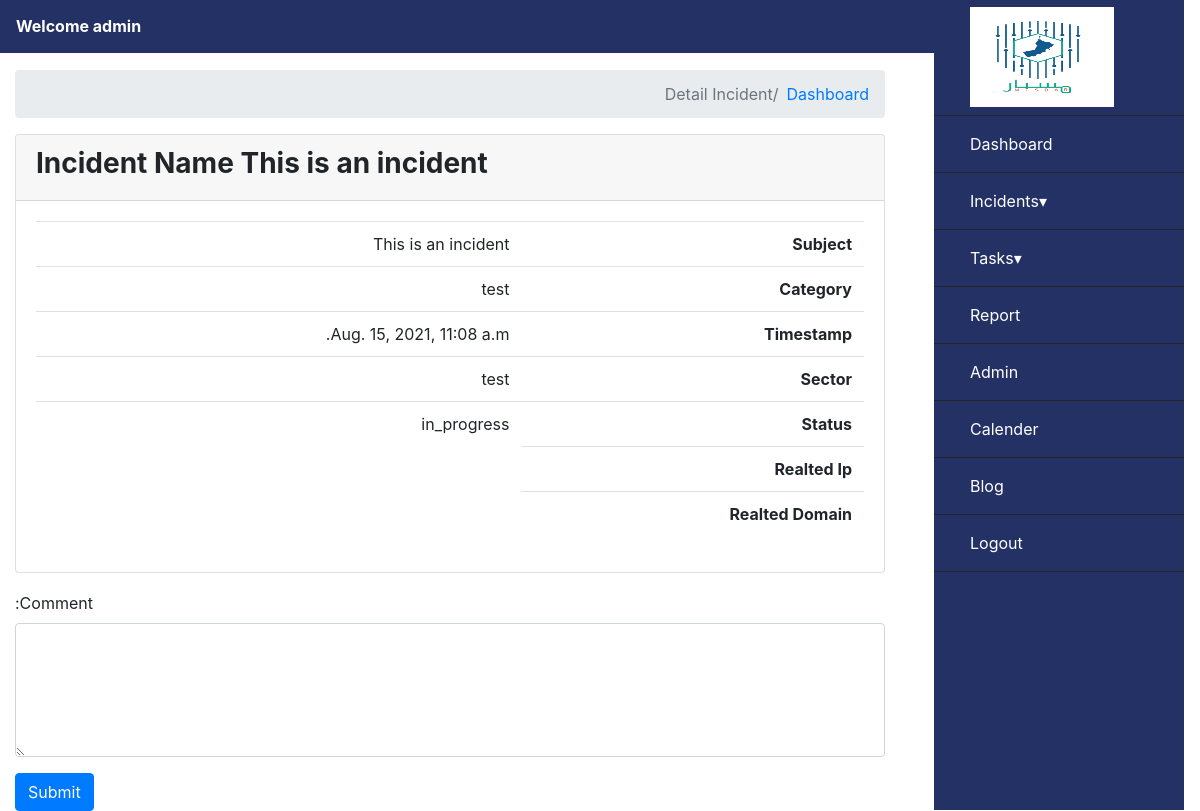
Page /incident/incident-detail/2/ (signed in) on the committed database.
### incident/models.py (models this page shows, shortened)
class TimeStampedModel(models.Model):
    created_on = models.DateTimeField(auto_now_add=True, null=True, blank=True)
    modified_on = models.DateTimeField(auto_now=True, null=True, blank=True)
    class Meta:
        get_latest_by = 'modified_on'
        ordering = ('-modified_on', '-created_on',)
        abstract = True

class Incident(TimeStampedModel):
    INCIDENT_STATUSES = (
        ('open', 'open'),
        ('pending', 'pending'),
        ('in_progress', 'in_progress'),
        ('closed', 'closed'),
    )
    subject = models.CharField(max_length=255, verbose_name=_("subject"))
    category = models.ForeignKey(Category, related_name='incidentcategory', on_delete=models.CASCADE, verbose_name=_("category"))
    timestamp = models.DateTimeField(null=True, blank=True, verbose_name=_("timestamp"))
    sector = models.ForeignKey(Sector, related_name='incidentsector', on_delete=models.CASCADE, null=True, blank=True, verbose_name=_("sector"))
    affectedunit = models.ForeignKey(AffectedUnit, related_name='incidentunit', on_delete=models.CASCADE, null=True, blank=True, verbose_name=_("affectedunit"))
    description = models.TextField(null=True, blank=True, verbose_name=_("description"))
    status = models.CharField(max_length=100, choices=INCIDENT_STATUSES, null=True, blank=True,verbose_name=_("status"))
    assigned_user = models.ForeignKey(User, on_delete=models.CASCADE, related_name='incident_user', null=True, blank=True, verbose_name=_("assigned_user"))
    attachment = models.FileField(null=True, blank=True, verbose_name=_("attachment"))
    def __str__(self):
        return self.subject

class Category(TimeStampedModel):
    name = models.CharField(max_length=30, null=True, blank=True, verbose_name =_("Name"))
    class Meta:
        verbose_name = _("Category")
        verbose_name_plural = _("Categorys")

class Sector(TimeStampedModel):
    name = models.CharField(max_length=30, null=True, blank=True, verbose_name =_("Name"))
    def __str__(self):
        return self.name
    class Meta:
        verbose_name = _("Sector")
        verbose_name_plural = _("Sectors")

### incident/views.py (the view)
# urls.py: path('incident-detail/<int:pk>/', views.IncidentDetailView.as_view(), name='incident-detail'),
class IncidentDetailView(BaseLoginRequired, DetailView):
    model = Incident
    template_name = 'incident_detail.html'
    def get_context_data(self, **kwargs):
        context = super(IncidentDetailView, self).get_context_data(**kwargs)
        context['related_ips'] = Related_ip.objects.filter(incident=context['incident'])
        context['related_domains'] = Related_domain.objects.filter(incident=context['incident'])
        context['all_comment'] = Comment.objects.filter(incident=context['incident']).order_by('created_on')
        return context

### incident/templates/incident_detail.html (shortened to what this page needs)
{% extends "base.html" %}
{% load i18n static %}
{% block content %}
<div class="col-lg-9" dir="rtl">
    <nav aria-label="breadcrumb" style="padding-top: 8%;">
        <ol class="breadcrumb">
            <li class="breadcrumb-item"><a href="{% url 'dashboard' %}">{% blocktrans %}Dashboard{% endblocktrans %}</a></li>
            <li class="breadcrumb-item active" aria-current="page">{% blocktrans %}Detail Incident{% endblocktrans %}</li>
        </ol>
    </nav>
    <div class="card">
            <div class="card-header">
                <h3><b>{% blocktrans %}Incident Name{% endblocktrans %} {{ object }}</b></h3>
            </div>
            <div class="card-body incident-detail" data-id={{object.id}}>
            <table class="table">
        	{% if object.subject %}
        	<tr>
                <th>{% blocktrans %}Subject{% endblocktrans %}</th>
                <td>{{ object.subject }}</td>
            </tr>
        	{% endif %}
        	{% if object.category %}
        	<tr>
                <th>{% blocktrans %}Category{% endblocktrans %}</th>
                <td>{{ object.category.name }}</td>
            </tr>
        	{% endif %}
        	{% if object.timestamp %}
        	<tr>
                <th>{% blocktrans %}Timestamp{% endblocktrans %}</th>
                <td>{{ object.timestamp }}</td>
            </tr>
        	{% endif %}
            {% if object.sector %}
            <tr>
                <th>{% blocktrans %}Sector{% endblocktrans %}</th>
                <td>{{ object.sector }}</td>
            </tr>
            {% endif %}
            {% if object.status %}
            <tr>
                <th>{% blocktrans %}Status{% endblocktrans %}</th>
                <td>{{ object.status }}</td>
            </tr>
            {% endif %}
            <tr>
                <th>{% blocktrans %}Realted Ip{% endblocktrans %}</th>
            </tr>
            <tr>
                <th>{% blocktrans %}Realted Domain{% endblocktrans %}</th>
            </tr>
            </table>
            </div>
    </div>
    <div class="new-comment">
        <div class="form-group">
          <label for="comment">{% blocktrans %}Comment:{% endblocktrans %}</label>
          <textarea class="form-control" rows="5" id="comment" name="text"></textarea>
        </div>
        <button type="submit" class="btn btn-primary save-comment">{% blocktrans %}Submit{% endblocktrans %}</button>
    </div>
</div>
{% endblock %}

### templates/header_menu.html (shortened to what this page needs)
{% load i18n %}
<div class="bs-example">
    <nav class="navbar navbar-expand-md header-example">
        <div class="collapse navbar-collapse justify-content-between" id="navbarCollapse">
            <div class="login-user-name" style="font-weight: bold;">{% blocktrans %}Welcome{% endblocktrans %}  {{request.user}}</div>
        </div>
    </nav>
</div>
<div id="sidebar-wrapper">
    <ul class="sidebar-nav">
        <li class="nav-item">
            <a class="nav-item nav-link header-logo" href="{% url 'dashboard' %}"><img src="/static/images/logo.png" style="background: #fff; width: 66%; height: 100px;"></a>
        </li>
        <li class="nav-item">
            <a class="nav-item nav-link" href="{% url 'dashboard' %}"><span class="d-none d-sm-inline">{% blocktrans %}Dashboard{% endblocktrans %}</span></a>
        </li>
        <li class="nav-item">
            <a class="nav-link collapsed text-truncate" href="#submenu1" data-toggle="collapse" data-target="#submenu1"><span class="d-none d-sm-inline">{% blocktrans %}Incidents{% endblocktrans %}</span></a>
        </li>
        <li class="nav-item">
            <a class="nav-link collapsed text-truncate" href="#" data-toggle="collapse" data-target="#submenu2"><span class="d-none d-sm-inline">{% blocktrans %}Tasks{% endblocktrans %}</span></a>
        </li>
        <li class="nav-item">
            <a class="nav-item nav-link" href="{% url 'recent-task-chart' %}"><span class="d-none d-sm-inline">{% blocktrans %}Report{% endblocktrans %}</span></a>
        </li>
        <li class="nav-item">
            <a class="nav-item nav-link" href="/admin/"><span class="d-none d-sm-inline">{% blocktrans %}Admin{% endblocktrans %}</span></a>
        </li>
        <li class="nav-item">
            <a class="nav-item nav-link" href="{% url "calendar" %}"><span class="d-none d-sm-inline">{% blocktrans %}Calender{% endblocktrans %}</span></a>
        </li>
        <li class="nav-item">
            <a class="nav-item nav-link" href="{% url "blog-list" %}"><span class="d-none d-sm-inline">{% blocktrans %}Blog{% endblocktrans %}</span></a>
        </li>
        <li class="nav-item">
            <a href="{% url "logout" %}" class="nav-item nav-link">{% blocktrans %}Logout{% endblocktrans %}</a>
        </li>
    </ul>
</div>

### static/css/style.css (style rules this page uses)
.bs-example { background-color: #243165; color: #fff; position: fixed; width: 97%; z-index: 9; line-height: 37px; }
#sidebar-wrapper { z-index: 1000; position: fixed; right: 250px; bottom: 1px; width: 0; height: 100%; margin-right: -234px; overflow-y: auto; background: #243165; -webkit-transition: all 0.5s ease; -moz-transition: all 0.5s ease; -o-transition: all 0.5s ease; transition: all 0.5s ease; }
.nav-link[data-toggle].collapsed:after { content: "▾"; }
.sidebar-nav .nav-item a { color: #fff; }
.sidebar-nav { position: absolute; top: 0px; width: 250px; margin: 0; padding: 0; list-style: none; }
.sidebar-nav li { text-indent: 20px; line-height: 40px; border-bottom: 1px solid; }
.sidebar-nav li a { display: block; text-decoration: none; color: #999999; }
@media (min-width:768px) { #sidebar-wrapper { width: 250px; } }

### rows in the picture
Incident: subject "This is an incident", category.name "test", timestamp "Aug. 15, 2021, 11:08 a.m.", sector "test", status "in_progress"

### other values in the picture
{{ request.user }} "admin"
